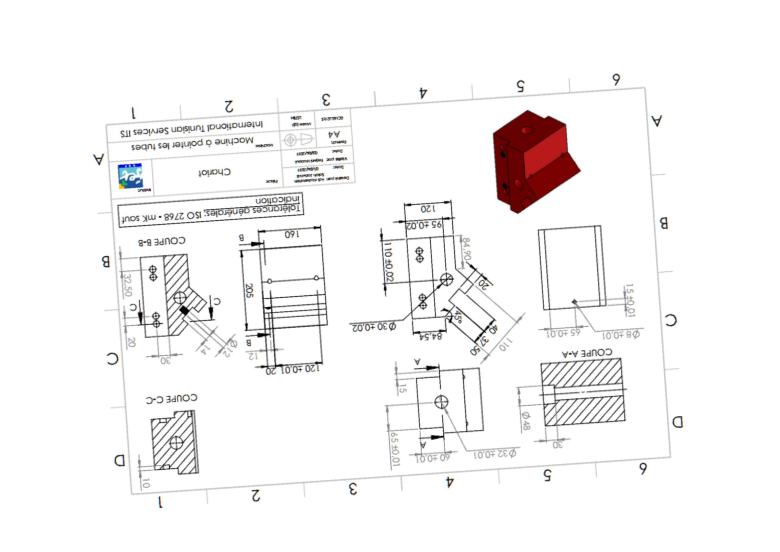
#> input picture sample.jpg, 2339 x 1654 px (shown at 1/3 size)
$ python tracker_bar.py
#> lines starting #> are read from the running program, lines starting #| are printed output that depends on the picture; after the words box and inside, x2 and y2 are one past the last pixel; in counts of white or black regions, pixels touching at a corner belong together
#> further down, img is the input picture: shape (1654, 2339, 3); mean B, G, R 244.7, 244.7, 246.2
import cv2
import numpy as np

def rescaleFrame(frame, scale=0.75):
#> called with scale = 0.5
    width = int(frame.shape[1] * scale)
#> width = 1169
    height = int(frame.shape[0] * scale)
#> height = 827

    dimensions = (width, height)
#> dimensions = (1169, 827)

    return cv2.resize(frame, dimensions, interpolation=cv2.INTER_AREA)

img = cv2.imread('sample.jpg')

img = rescaleFrame(img, 0.5)

gray = cv2.cvtColor(img, cv2.COLOR_BGR2GRAY)
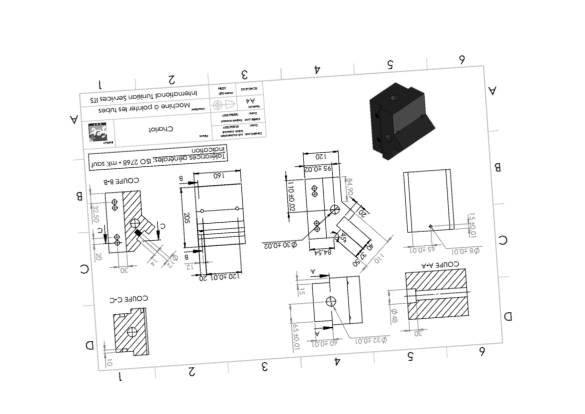
#> gray: shape (827, 1169) (shown at 1/2 size); min 0, max 255, mean 245.2
ret,binary = cv2.threshold(gray,200,255,cv2.THRESH_BINARY)
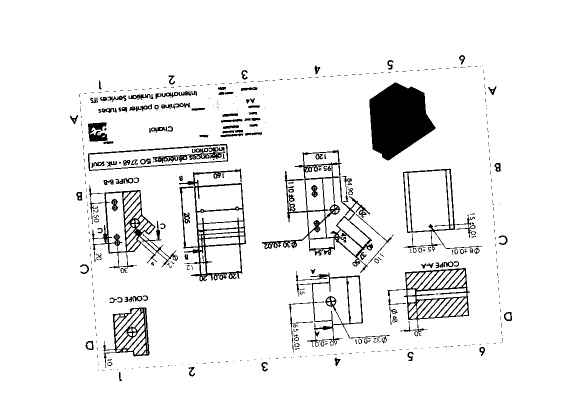
#> binary: shape (827, 1169) (shown at 1/2 size); 94% white; 482 black regions (340 under 20 px), largest, box (x1, y1, x2, y2) and area: (739, 165, 871, 321) 13793, (524, 299, 787, 546) 6235, (358, 337, 492, 563) 5201
cv2.namedWindow('BGR')
# define a null callback function for Trackbar
def null(x):
    pass

# create three trackbars for B, G and R
# arguments: trackbar_name, window_name, default_value, max_value, callback_fn
cv2.createTrackbar("Threshold", "BGR", 0, 255, null)
while True:
    # read the Trackbar positions
    b = cv2.getTrackbarPos('Threshold','BGR')
    # change the image colour to Trackbar positions
    ret,binary = cv2.threshold(gray,b,255,cv2.THRESH_BINARY)
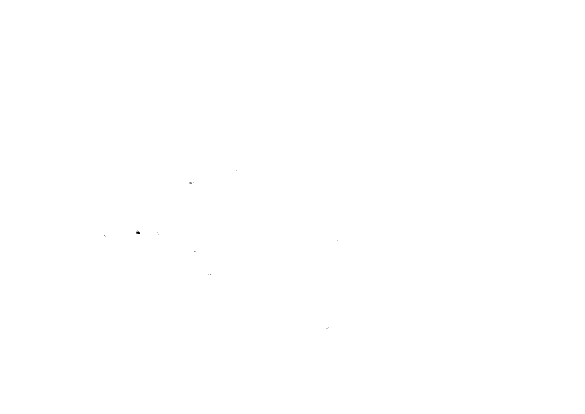
#> binary: shape (827, 1169) (shown at 1/2 size); 100% white; black in thin lines or dots, all inside (x1, y1, x2, y2) = (209, 341, 676, 657)
#> ret = 0
    # display trackbars and image
    cv2.imshow('BGR', binary)
    key = cv2.waitKey(1) & 0xFF
#> (key q is pressed here)
    if key == ord('q'):
        break
cv2.destroyAllWindows()
